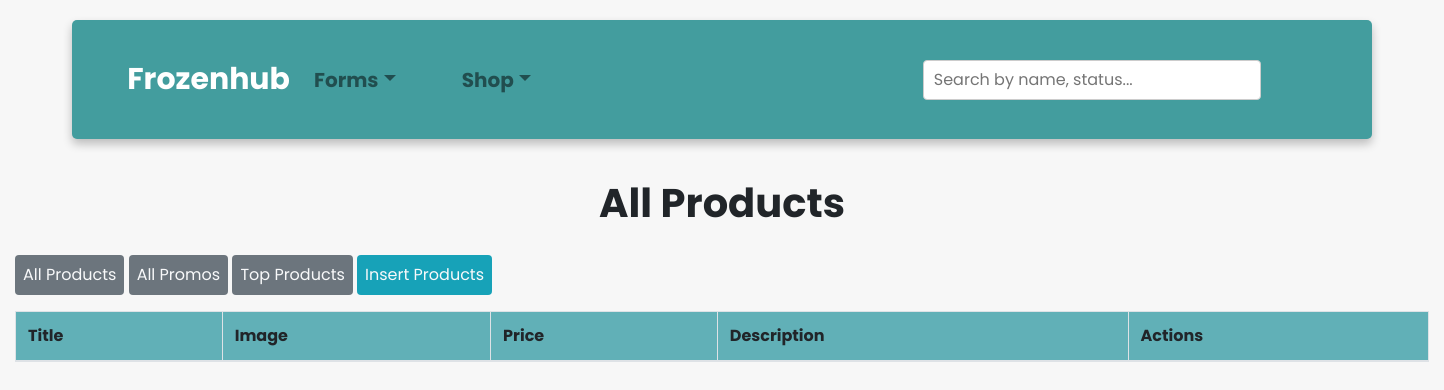
Before: /admin/index.php?view_products (signed in) with the older database file.
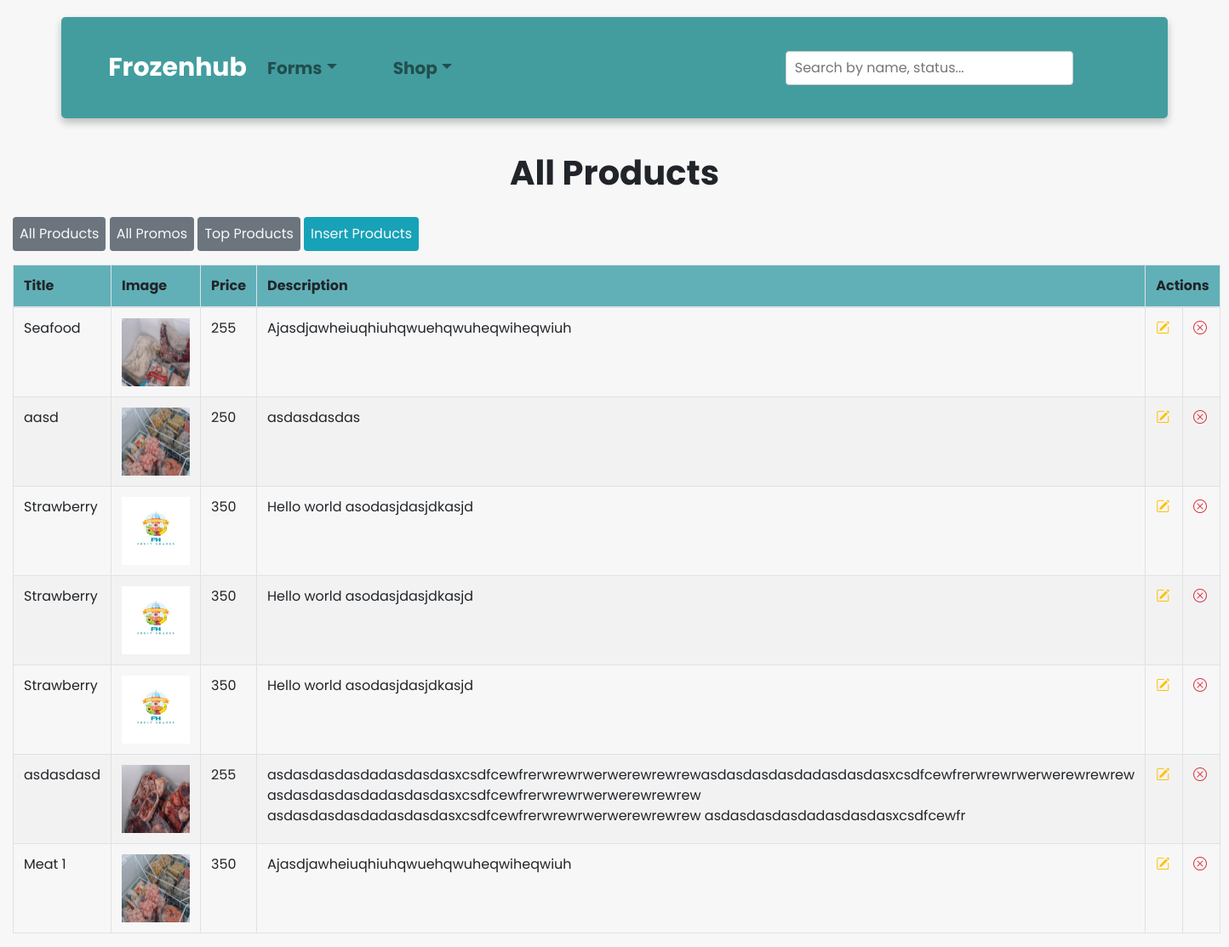
After: the same page with the newer database file.
### tables this page shows
CREATE TABLE `products` (
  `product_id` int(11) NOT NULL,
  `product_title` varchar(250) DEFAULT NULL,
  `product_description` varchar(250) DEFAULT NULL,
  `product_keyword` varchar(250) DEFAULT NULL,
  `product_price` bigint(250) DEFAULT NULL,
  `product_image` varchar(255) DEFAULT NULL,
  `category_id` int(11) DEFAULT NULL,
  `date` timestamp NOT NULL DEFAULT current_timestamp() ON UPDATE current_timestamp()
);

### admin/shop/view_products.php (the view, shortened to what this page needs)
<div class="container-fluid">
  <h1 class="text-center" style="padding: 20px; font-weight:bold">All Products</h1>
  <a href="index.php?view_products" class="btn btn-secondary p-2 py-2 border-0 text-decoration-none text-light mb-3">All Products</a>
  <a href="index.php?view_promos" class="btn btn-secondary p-2 py-2 border-0 text-decoration-none text-light mb-3">All Promos</a>
  <a href="index.php?view_top" class="btn btn-secondary p-2 py-2 border-0 text-decoration-none text-light mb-3">Top Products</a>
  <a href="index.php?insert_products" class="btn btn-info p-2 py-2 border-0 text-decoration-none text-light mb-3">Insert Products</a>
        <table id="table" class="table table-stripped table-bordered dataTable responsive display nowrap no-footer dtr-inline collapsed printTable darkBG" role="grid" cellspacing="0" style="width:100%">
        <thead style="background-color: #61b0b7;">
        <tr>
            <th>Title</th>
            <th>Image </th>
            <th>Price </th>
            <th>Description </th>
		        <th colspan="2">Actions</th>
        </tr>
</thead>
<tbody>
<?php
                    $category_query="SELECT * FROM products ORDER BY date";
                    $result_category= mysqli_query($conn,$category_query);
                    while($row = mysqli_fetch_assoc($result_category)) {
                        $product_code = $row["product_code"];
                        $product_title = $row["product_title"];
                        $product_image = $row["product_image"];
                        $product_price = $row["product_price"];
                        $product_description = $row["product_description"];
                        echo "
            <tr>
            <td> $product_title</td>
            <td> <img src = './products_images/$product_image' width='80px;' height='80px;'> </td>
            <td> $product_price</td>
            <td>$product_description</td>
            <td>
             <a href ='./index.php?edit_products=".$product_code."' class='text-warning'><i class='bi bi-pencil-square'></i></a>";?>
            <?php
            echo"
            </td>
            <td>
            <a href = './shop/delete_products.php?id=".$product_code."' class='text-danger'><i class='bi bi-x-circle'></i></a>
             </td>
             ";
             }?>
     </tbody>

### admin/index.php (shortened to what this page needs)
<?php
$servername = "localhost";
$username = "root";
$password = "";
$dbname = "frozenhub";
$conn = new mysqli($servername, $username, $password, $dbname);
?>
<!DOCTYPE html>
<html lang="en">
<head>
  <link rel="stylesheet" href="../style.css">
  <link href="https://cdn.jsdelivr.net/npm/bootstrap@5.2.3/dist/css/bootstrap.min.css" rel="stylesheet">
  <link rel="stylesheet" href="https://cdn.jsdelivr.net/npm/bootstrap-icons@1.10.2/font/bootstrap-icons.css">
  <link rel="stylesheet" href="https://stackpath.bootstrapcdn.com/bootstrap/4.1.3/css/bootstrap.min.css">
</head>
    <body style="font-family: 'Poppins', sans-serif; background-color: rgb(247, 247, 247);">
    <div class="navigation p-4">
        <div class="container-fluid">
          <nav class="navbar navbar-expand-lg navbar-light">
            <a class="navbar-brand" href="../index.php" style="font-size: 30px; font-weight:bold; color:white;">Frozenhub</a>
            <div class="collapse navbar-collapse" id="navbarNav">
              <ul class="navbar-nav mr-auto">
                <li class="nav-item dropdown">
                  <a class="nav-link dropdown-toggle" href="#" id="navbarDropdown" role="button" data-toggle="dropdown" aria-haspopup="true" aria-expanded="false" style="font-size: 20px; font-weight:bold;">Forms</a>
                </li>
              <li class="nav-item dropdown">
                  <a class="nav-link dropdown-toggle" href="#" id="navbarDropdown" role="button" data-toggle="dropdown" aria-haspopup="true" aria-expanded="false" style="font-size: 20px; font-weight:bold;">Shop</a>
                </li>
              </ul>
              <form class="form-inline my-2 my-lg-0 ml-4">
                <input type="text" name="search" id="search" autocomplete="off" placeholder="Search by name, status... ">
              </form>
              <a class="nav-link" href="login.php" style="font-size: 20px; font-weight:bold;"><i class="fa-solid fa-right-from-bracket pl-4" title="Logout"></i></a>
            </div>
          </nav>
        </div>
    </div>
<?php
    if (isset($_GET['inquiries'])){
      include ('./inquires.php');
    }
    elseif (isset($_GET['jobs'])){
      include ('./jobs.php');
    }
    elseif (isset($_GET['complaints'])){
      include ('./complaints.php');
    }
    elseif (isset($_GET['feedback'])){
      include ('./feedback.php');
    }
    elseif (isset($_GET['view_products'])){
      include ('./shop/view_products.php');
    }
    elseif (isset($_GET['view_top'])){
      include ('./shop/view_top.php');
    }
    elseif (isset($_GET['view_promos'])){
      include ('./shop/view_promos.php');
    }
    elseif (isset($_GET['view_users'])){
      include ('./shop/view_users.php');
    }
    elseif (isset($_GET['view_orders'])){
      include ('./shop/view_orders.php');
    }
    elseif (isset($_GET['insert_products'])){
      include ('./shop/insert_products.php');
    }
    elseif (isset($_GET['view_cancel'])){
      include ('./shop/view_cancel.php');
    }
    elseif (isset($_GET['view_approved'])){
      include ('./shop/view_approved.php');
    }
    elseif (isset($_GET['view_delivery'])){
      include ('./shop/view_delivery.php');
    }
    elseif (isset($_GET['view_complete'])){
      include ('./shop/view_complete.php');
    }
    elseif (isset($_GET['edit_products'])){
      include ('./shop/edit_products.php');
    }
    else{
      echo'
      <div class="container-fluid text-center" style="width:95%">
      <img class="image-fluid" src="../pictures/Welcome.png" alt="true" style="width:80%; height:auto;">
    </div>';
    }
  ?>
   </body>
</html>

### style.css (style rules this page uses)
.navigation { width: 90%; margin-top:20px; margin-bottom: 20px; margin-right: auto; margin-left: auto; background-color: #439D9E; border-radius: 5px; box-shadow: rgba(0, 0, 0, 0.24) 0px 5px 10px; }
.nav-item { line-height: 30px; margin-right: 50px; font-weight: bold; }
tr:nth-child(even) { background-color: #f2f2f2; }
input, select { width: 100%; height: 40px; padding: 10px; display: inline-block; border: 1px solid #ccc; border-radius: 4px; box-sizing: border-box; }
ul, .conLink { color: #439D9E; }

Changed rows visible on the page:
added products: product_title "Seafood", product_image (picture), product_price "255", product_description "Ajasdjawheiuqhiuhqwuehqwuheqwiheqwiuh"
added products: product_title "aasd", product_image (picture), product_price "250", product_description "asdasdasdas"
added products: product_title "Strawberry", product_image (picture), product_price "350", product_description "Hello world asodasjdasjdkasjd"
added products: product_title "Strawberry", product_image (picture), product_price "350", product_description "Hello world asodasjdasjdkasjd"
added products: product_title "Strawberry", product_image (picture), product_price "350", product_description "Hello world asodasjdasjdkasjd"
added products: product_title "asdasdasd", product_image (picture), product_price "255", product_description "asdasdasdasdadasdasdasxcsdfcewfrerwrewrwerwerewrewrewasdasdasdasdadasdasdasxcsdfcewfrerwrewrwerwerewrewrew asdasdasdasdadasdasdasxcsdfcewfrerwrewrwerwerewrewrew asdasdasdasdadasdasdasxcsdfcewfrerwrewrwerwerewrewrew asdasdasdasdadasdasdasxcsdfcewfr"
added products: product_title "Meat 1", product_image (picture), product_price "350", product_description "Ajasdjawheiuqhiuhqwuehqwuheqwiheqwiuh"
